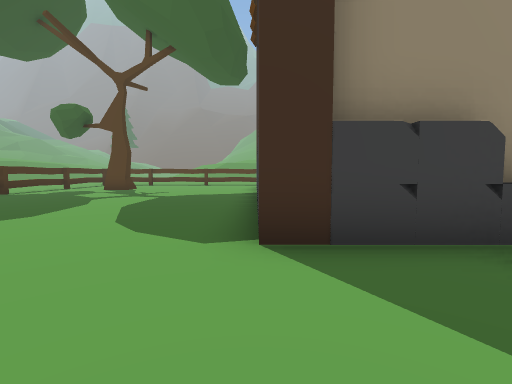
[1] (above)

19 first-person views from a walk through a 3-D level made in the Unity game engine. The camera is 0.72 m above the floor, tilts 4° down and sees 85° across. The floor is counted in squares, 1 m on a side. Each view is taken from the middle of a square. On the plan, view 1 faces up. The plan holds only what a view shows up to about 10 squares ahead; the rest is blank. The place goes on beyond the plan. The player character is not drawn. Some animated figures are left out.

[2]
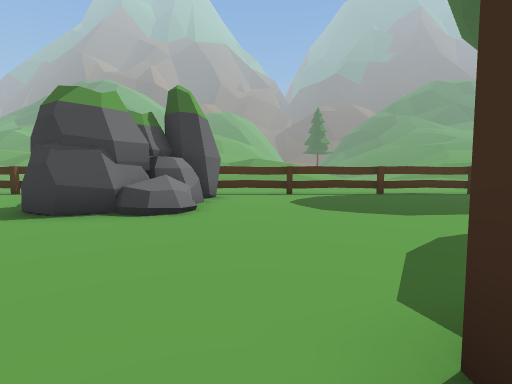

[3]
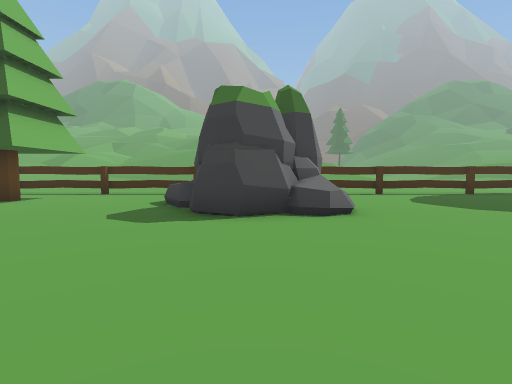

[4]
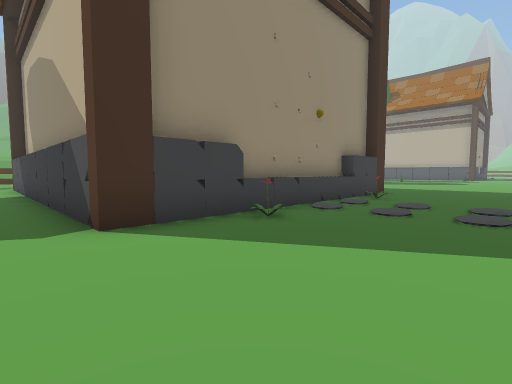

[5]
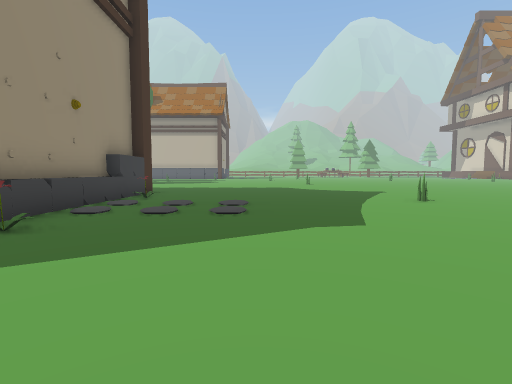

[6]
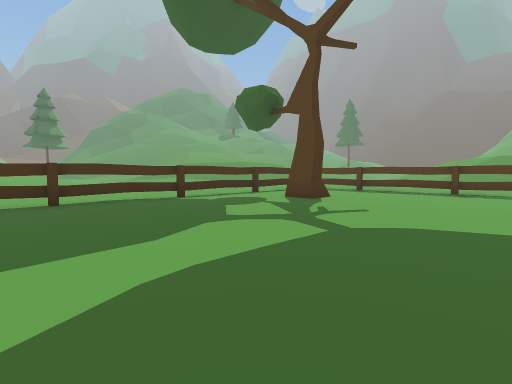

[7]
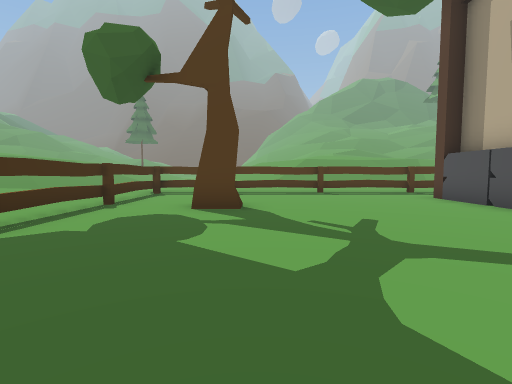

[8]
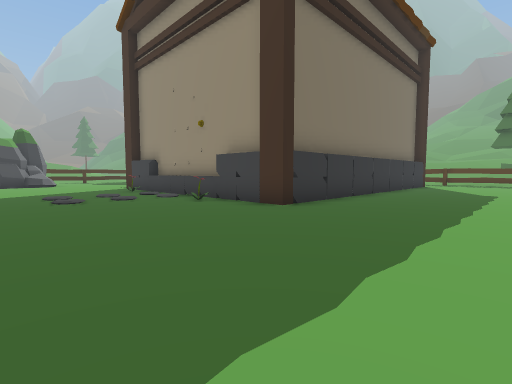

[9]
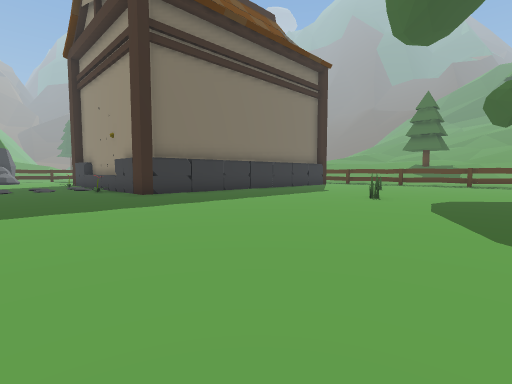

[10]
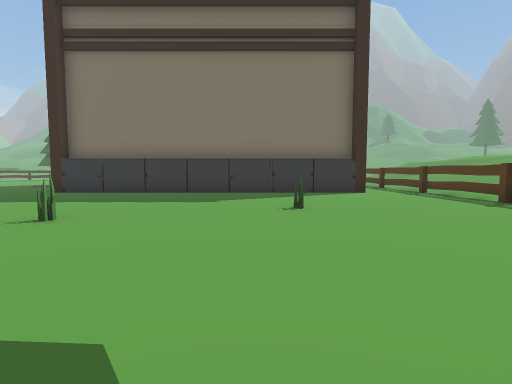

[11]
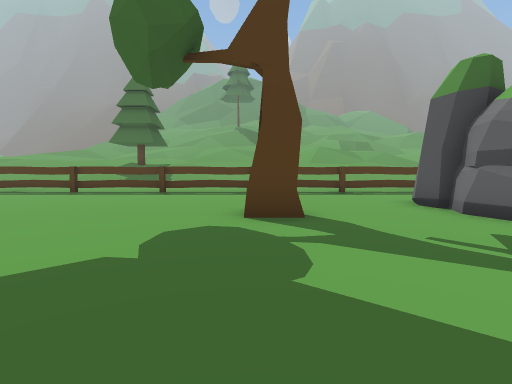

[12]
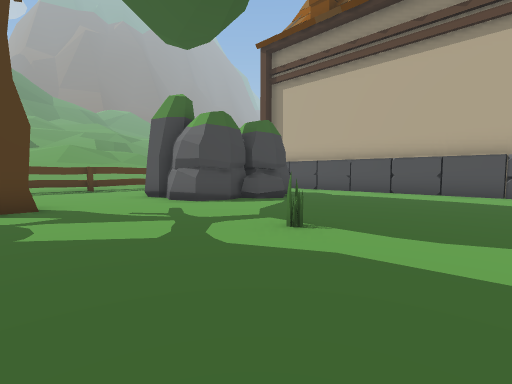

[13]
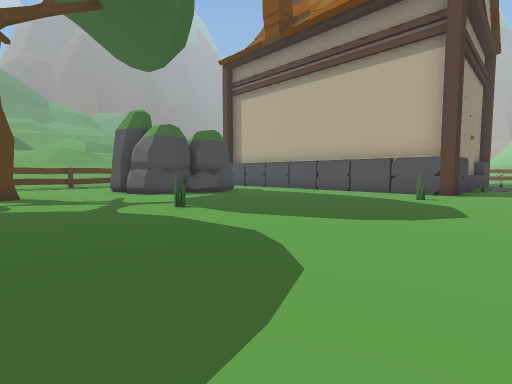

[14]
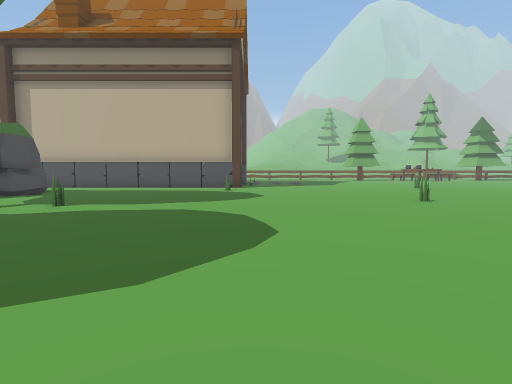

[15]
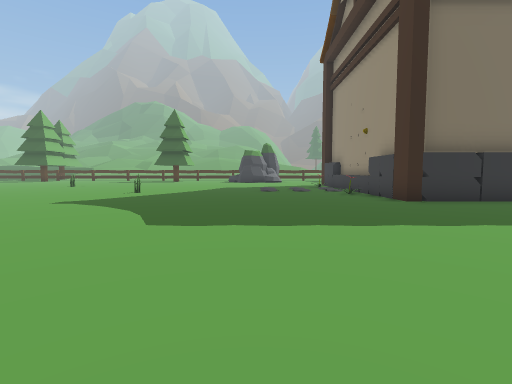

[16]
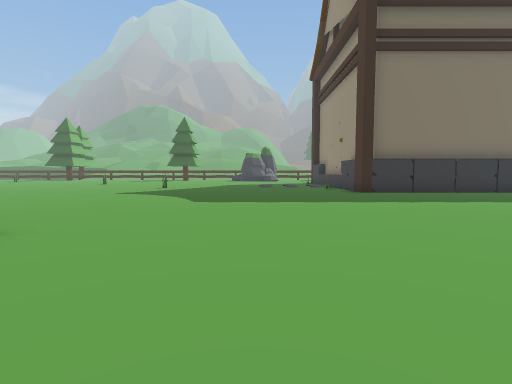

[17]
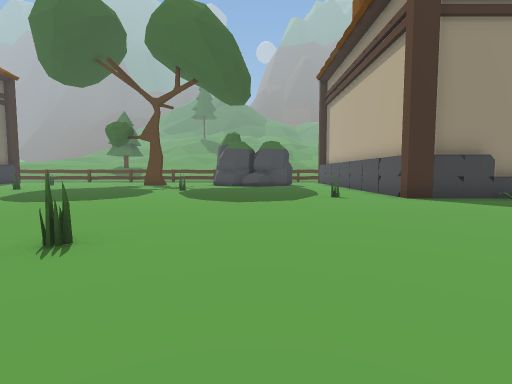

[18]
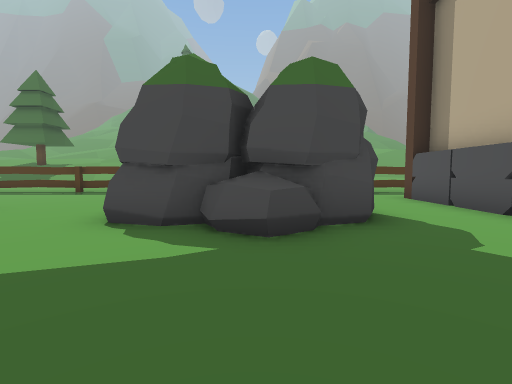

[19]
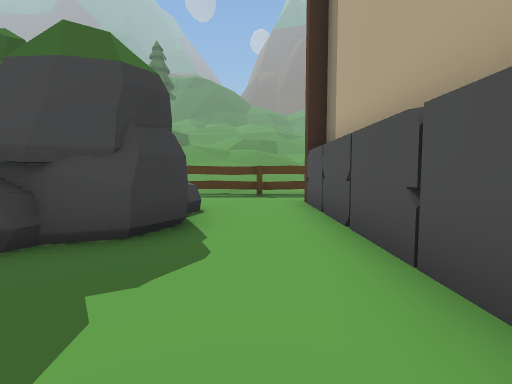

### Floor plan
Points are (right, up) in squares from view 1. A wall is a line through its corners. A room is listed if a view was taken in it or the views show most of it. See-through windows are left out.
Room 1 (views 1, 2, 3, 4, 5, 6, 7, 8, 9, 10, 11, 12, 13, 14, 15, 16, 17, 18, 19)
walls: (6.7, 3.1) (2.7, 3.1); (9.1, 14) (9.1, 2.7) (0, 2.7) (0, 14); (1.2, 15.7) (-5.8, 15.7); (29.2, 2.6) (29.2, 14); (24.6, 15.7) (8.9, 15.7); (-8.4, -2.9) (-8.4, -7.5); (-7, 15.7) (-8.4, 15.7) (-8.4, 0.7); (29.6, 15.7) (25.9, 15.7)
objects: rock (-7, -3) to (-4, 1); tree (-6, -7); tree (-6, 12); other object (2, 2); other object (6, -5); other object (7, 2); other object (13, 11); other object (15, 7); tree (19, 11); other object (22, 6); other object (23, -2); rock (23, 9) to (27, 12); other object (27, 3)

Positions as (right, up) in squares from view 1, and headings:
1: (0, 0), facing up
2: (1, 2), facing left
3: (1, -1), facing left
4: (-1, -1), facing up-right
5: (-1, -1), facing right
6: (-1, 5), facing up-left
7: (-5, 6), facing up
8: (13, -2), facing up-left
9: (18, -1), facing up-left
10: (19, 10), facing left
11: (19, 6), facing up
12: (19, 4), facing up-right
13: (19, 1), facing up-right
14: (16, 2), facing right
15: (16, -1), facing left
16: (19, -1), facing left
17: (25, -5), facing up
18: (25, 6), facing up
19: (28, 7), facing up
